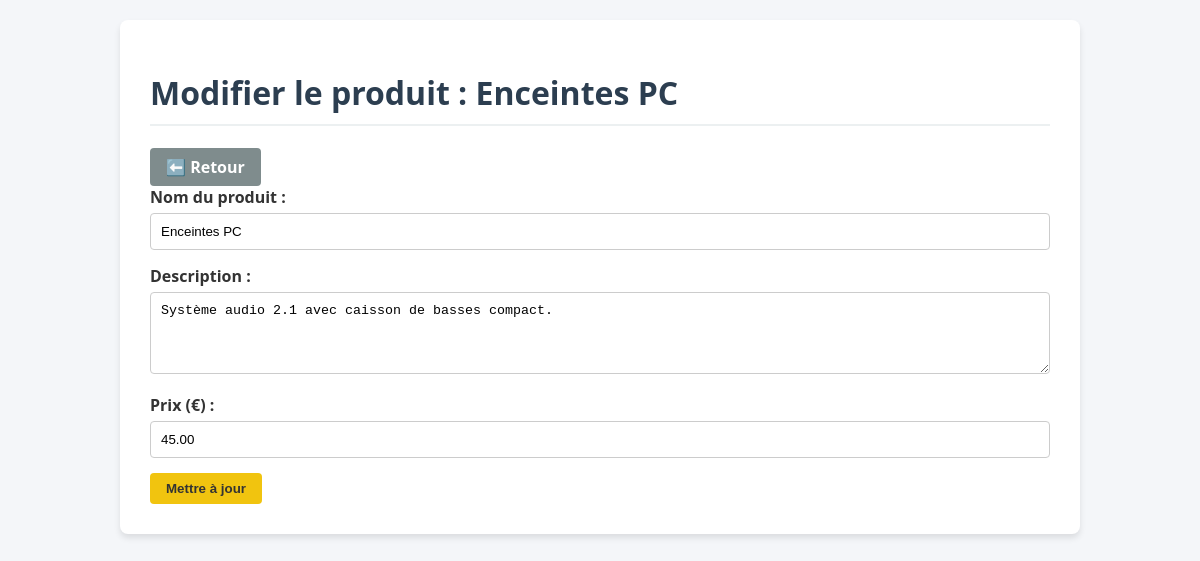
/modifier.php?id=10, run on the app's committed database.
### tables this page shows
CREATE TABLE IF NOT EXISTS produits (
    id INT AUTO_INCREMENT PRIMARY KEY,
    nom VARCHAR(100) NOT NULL,
    description TEXT,
    prix DECIMAL(10, 2) NOT NULL,
    cree_le TIMESTAMP DEFAULT CURRENT_TIMESTAMP
);

### modifier.php (the view, shortened to what this page needs)
<?php
require_once 'db.php';
$id = isset($_GET['id']) ? intval($_GET['id']) : 0;
$stmt = $pdo->prepare("SELECT * FROM produits WHERE id = ?");
$stmt->execute([$id]);
$produit = $stmt->fetch(PDO::FETCH_ASSOC);
?>
<!DOCTYPE html>
<html lang="fr">
<head>
    <link rel="stylesheet" href="style.css">
</head>
<body>
    <div class="container">
        <h1>Modifier le produit : <?= htmlspecialchars($produit['nom']) ?></h1>
        <a href="index.php" class="btn">⬅️ Retour</a>
        <form action="modifier.php?id=<?= $id ?>" method="POST">
            <div class="form-group">
                <label for="nom">Nom du produit :</label>
                <input type="text" id="nom" name="nom" value="<?= htmlspecialchars($produit['nom']) ?>" required>
            </div>
            <div class="form-group">
                <label for="description">Description :</label>
                <textarea id="description" name="description" rows="4"><?= htmlspecialchars($produit['description']) ?></textarea>
            </div>
            <div class="form-group">
                <label for="prix">Prix (€) :</label>
                <input type="number" id="prix" name="prix" step="0.01" min="0" value="<?= htmlspecialchars($produit['prix']) ?>" required>
            </div>
            <button type="submit" class="btn btn-warning">Mettre à jour</button>
        </form>
    </div>
</body>
</html>

### style.css (style rules this page uses)
body { font-family: "Segoe UI", Arial, sans-serif; background-color: #f4f6f9; color: #333; margin: 0; padding: 20px; }
.container { max-width: 900px; margin: 0 auto; background: #fff; padding: 30px; border-radius: 8px; box-shadow: 0 4px 6px rgba(0, 0, 0, 0.1); }
h1 { color: #2c3e50; border-bottom: 2px solid #ecf0f1; padding-bottom: 10px; }
.btn { display: inline-block; padding: 8px 16px; text-decoration: none; border-radius: 4px; font-weight: bold; color: #fff; background-color: #7f8c8d; border: none; cursor: pointer; }
.btn-warning { background-color: #f1c40f; color: #333; }
.form-group { margin-bottom: 15px; }
label { display: block; margin-bottom: 5px; font-weight: bold; }
input[type="text"], input[type="number"], textarea { width: 100%; padding: 10px; box-sizing: border-box; border: 1px solid #ccc; border-radius: 4px; }

### data on the page
produits: nom "Enceintes PC", description "Système audio 2.1 avec caisson de basses compact.", prix "45.00"
